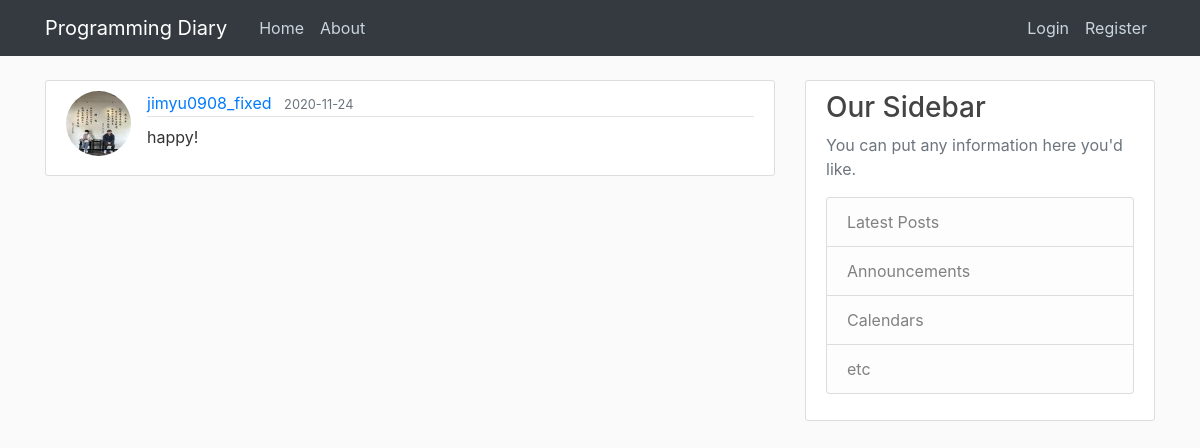
The app's page /post/1/ with its own data.
### blog/models.py (models this page shows, shortened)
class User(db.Model, UserMixin):
    id = db.Column(db.Integer, primary_key=True)
    username = db.Column(db.String(20), unique=True, nullable=False)
    email = db.Column(db.String(120), unique=True, nullable=False)
    image_file = db.Column(db.String(20), nullable=False, default='default.jpg')
    password = db.Column(db.String(60), nullable=False)
    posts = db.relationship('Post', backref='author', lazy=True) # clarify relationship between tables

class Post(db.Model):
    id = db.Column(db.Integer, primary_key=True)
    title = db.Column(db.String(100), nullable=False)
    date_posted = db.Column(db.DateTime, nullable=False, default=datetime.utcnow)
    content = db.Column(db.Text, nullable=False)
    user_id = db.Column(db.Integer, db.ForeignKey('user.id'), nullable=False)

### blog/posts/routes.py (the view)
@posts.route("/post/<int:post_id>/")
def post(post_id):
    post = Post.query.get_or_404(post_id)
    return render_template('post.html', title=post.title, post=post)

### blog/templates/post.html (shortened to what this page needs)
{% extends "layout.html" %}
{% block content %}
    <article class="media content-section">
        <img class="rounded-circle article-img" src="{{ url_for('static', filename='profile_pics/' + post.author.image_file) }}">
        <div class="media-body">
            <div class="article-metadata">
                <a class="mr-2" href="{{ url_for('users.user_posts', username=post.author.username) }}">{{ post.author.username }}</a>
                <small class="text-muted">{{ post.date_posted.strftime('%Y-%m-%d') }}</small>
            </div>
            <p class="article-content">{{ post.content }}</p>
        </div>
    </article>
{% endblock content %}

### blog/static/main.css (style rules this page uses)
body { background: #fafafa; color: #333333; margin-top: 5rem; }
.content-section { background: #ffffff; padding: 10px 20px; border: 1px solid #dddddd; border-radius: 3px; margin-bottom: 20px; }
.article-content { white-space: pre-line; }
.article-img { height: 65px; width: 65px; margin-right: 16px; }
.article-metadata { padding-bottom: 1px; margin-bottom: 4px; border-bottom: 1px solid #e3e3e3 }

### records on screen
User: image_file (picture), author.username "jimyu0908_fixed"
Post: date_posted "2020-11-24", content "happy!"
